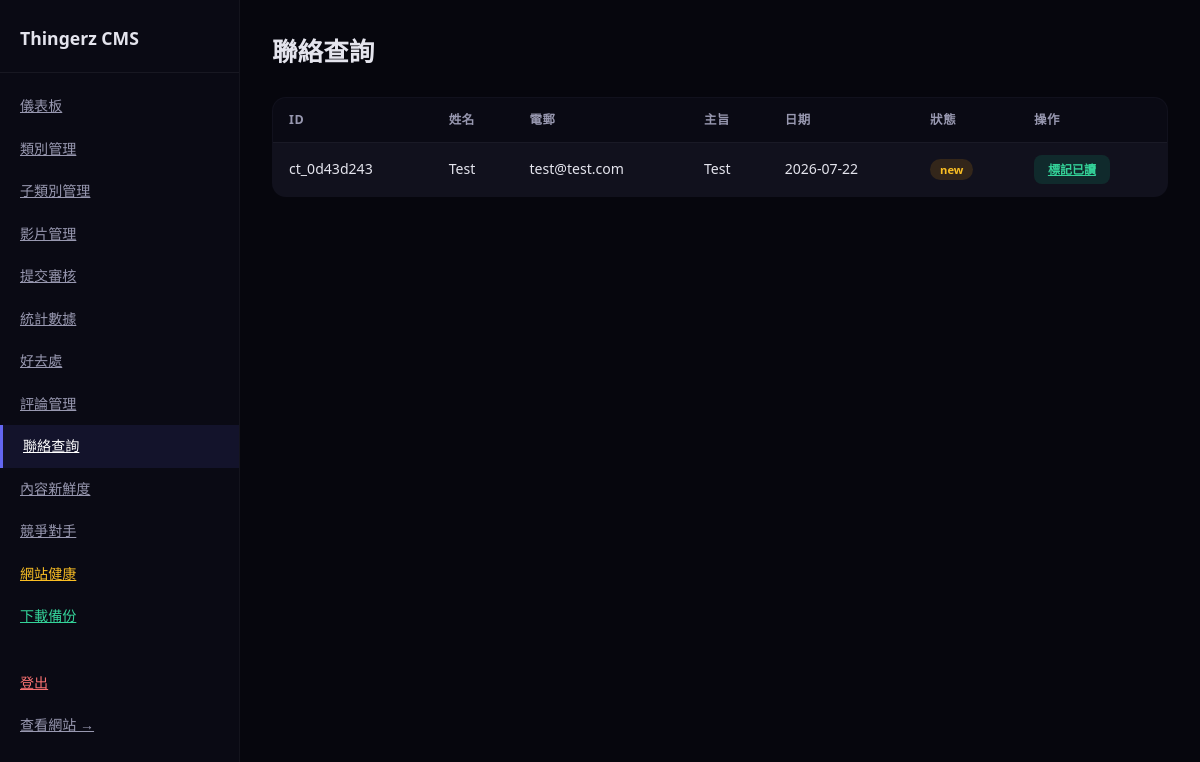
Screenshot of /admin/contacts (signed in) with the database file from the repository.
### tables this page shows
CREATE TABLE contacts (
        id TEXT UNIQUE, name TEXT, email TEXT, subject TEXT, message TEXT, date TEXT, status TEXT);

### app.py (the view)
@app.route('/admin/contacts')
@admin_required
def admin_contacts():
    contacts = read_csv('contacts.csv')
    return render_template('admin/contacts.html', contacts=contacts)

### app.py (called while the page is built)
def get_db():
    db = sqlite3.connect(DB_PATH)
    db.row_factory = sqlite3.Row
    db.execute("PRAGMA journal_mode=WAL")
    return db

def read_table(table_name):
    db = get_db()
    rows = [dict(r) for r in db.execute(f"SELECT * FROM {table_name}").fetchall()]
    db.close()
    return rows

def read_csv(filename):
    return read_table(filename.replace('.csv', ''))

def get_categories(track=None, direction=None):
    cats = read_csv('categories.csv')
    if track:
        cats = [c for c in cats if c.get('track', '') == track]
    if direction:
        cats = [c for c in cats if c.get('direction', '') == direction]
    return cats

def admin_required(f):
    @wraps(f)
    def decorated(*args, **kwargs):
        if not session.get('admin_logged_in'):
            return redirect(url_for('admin_login'))
        return f(*args, **kwargs)
    return decorated

@app.context_processor
def inject_globals():
    return {
        'categories': get_categories(),
        'platform_config': PLATFORM_CONFIG,
        'directions': DIRECTIONS,
        'now': datetime.now()
    }

@app.after_request
def add_utf8_header(response):
    ct = response.headers.get('Content-Type', '')
    if ct and 'text/html' in ct:
        response.headers['Content-Type'] = 'text/html; charset=utf-8'
    return response

### templates/admin/contacts.html
{% extends "admin/layout.html" %}
{% block admin_content %}
<h1>聯絡查詢</h1>
<table>
    <thead><tr><th>ID</th><th>姓名</th><th>電郵</th><th>主旨</th><th>日期</th><th>狀態</th><th>操作</th></tr></thead>
    <tbody>
    {% for c in contacts %}
    <tr>
        <td>{{ c['id'] }}</td>
        <td>{{ c.get('name','') }}</td>
        <td>{{ c.get('email','') }}</td>
        <td>{{ c.get('subject','') }}</td>
        <td>{{ c.get('date','') }}</td>
        <td><span class="badge badge-{{ 'approved' if c.get('status')=='read' else 'pending' }}">{{ c.get('status','new') }}</span></td>
        <td>
            <a href="{{ url_for('admin_contact_mark', contact_id=c['id'], status='read') }}" class="btn btn-success btn-sm">標記已讀</a>
        </td>
    </tr>
    {% endfor %}
    </tbody>
</table>
{% endblock %}

### templates/admin/layout.html (style rules this page uses)
*,*::before,*::after { box-sizing:border-box;margin:0;padding:0 }
body { font-family:'Segoe UI','Microsoft JhengHei',sans-serif;background:#06060d;color:#e4e4ed;line-height:1.6 }
.main h1 { font-size:1.6rem;font-weight:800;margin-bottom:24px }
table { width:100%;border-collapse:collapse;background:#11111d;border-radius:14px;overflow:hidden;border:1px solid rgba(255,255,255,.04) }
th { text-align:left;padding:12px 16px;font-size:.78rem;color:#9898b0;text-transform:uppercase;letter-spacing:.05em;background:#0a0a14;border-bottom:1px solid rgba(255,255,255,.04) }
td { padding:12px 16px;font-size:.88rem;border-bottom:1px solid rgba(255,255,255,.02) }
.btn { padding:8px 18px;border-radius:8px;font-size:.82rem;font-weight:600;border:none;cursor:pointer;transition:all .2s;display:inline-flex;align-items:center;gap:6px }
.btn-success { background:rgba(16,185,129,.15);color:#34d399 }
.btn-sm { padding:5px 14px;font-size:.75rem }
.badge { padding:3px 10px;border-radius:20px;font-size:.7rem;font-weight:600 }
.badge-pending { background:rgba(245,158,11,.15);color:#fbbf24 }
a { color:#818cf8 }

### rows the page displays
contacts: id "ct_0d43d243", get "Test", get "test@test.com", get "2026-07-22", get "new"
